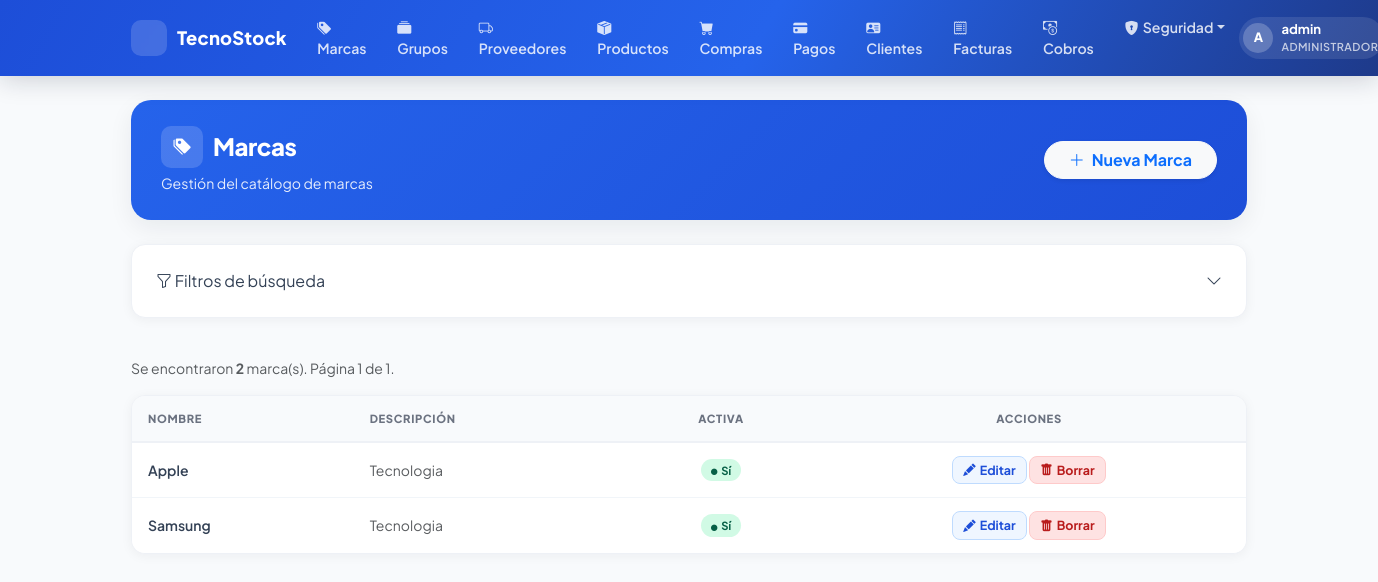
The page /brands/ (signed in) on the database as committed earlier.
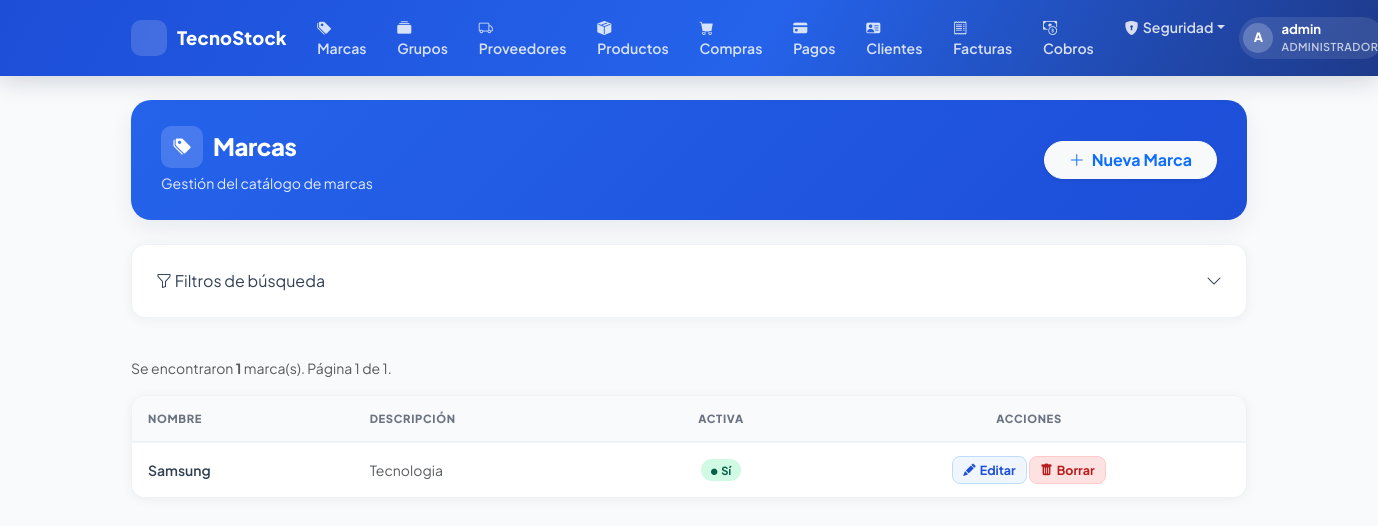
The same page on the database as committed later.
### billing/models.py (models this page shows, shortened)
class Brand(models.Model):
    name = models.CharField(max_length=100, unique=True, verbose_name='Nombre de la Marca')
    description = models.TextField(blank=True, null=True, verbose_name = 'Descripción')
    is_active = models.BooleanField(default=True, verbose_name = 'Activo')
    created_at = models.DateTimeField(auto_now_add=True, verbose_name = 'Creado el')
    updated_at = models.DateTimeField(auto_now=True, verbose_name = 'Actualizado el')
    class Meta:
        verbose_name = 'Marca'
        verbose_name_plural = 'Marcas'
        ordering = ['name']

### billing/views.py (the view)
# urls.py: path('brands/', views.BrandListView.as_view(), name='brand_list'),
@method_decorator(audit_action('LIST_BRANDS'), name='dispatch')
class BrandListView(LoginRequiredMixin,ExportMixin,GroupRequiredMixin, PermissionOrRedirectMixin, ListView):
    group_required = ['Administrador', 'Analista de Compras']
    permission_required = 'billing.view_brand'
    model = Brand
    template_name = 'billing/brand_list.html'
    context_object_name = 'items'
    paginate_by = 10
    export_filename = 'marcas'
    export_fields = [
        ('id', 'ID'),
        ('name', 'Nombre de la Marca'),
        ('description', 'Descripción'),
        ('is_active', 'Estado')
    ]
    def get_queryset(self):
        qs = super().get_queryset()
        p = self.request.GET
        if p.get('name'):
            qs = qs.filter(name__icontains=p['name'])
        is_active = p.get('is_active', '')
        if is_active == 'true':
            qs = qs.filter(is_active=True)
        elif is_active == 'false':
            qs = qs.filter(is_active=False)
        return qs
    def get_context_data(self, **kwargs):
        ctx = super().get_context_data(**kwargs)
        ctx['filter'] = self.request.GET
        filter_keys = ['name', 'is_active']
        ctx['has_active_filters'] = any(self.request.GET.get(k) for k in filter_keys)
        params = self.request.GET.copy()
        params.pop('page', None)
        ctx['query_string'] = params.urlencode()
        return ctx

### security/templatetags/security_tags.py (called while the page is built)
@register.filter(name='has_group')
def has_group(user, group_name):
    if not user.is_authenticated:
        return False
    if user.is_superuser:      # el superusuario ve todo
        return True
    return user.groups.filter(name=group_name).exists()

### shared/mixins.py (called while the page is built, shortened)
    def get(self, request, *args, **kwargs):
        export_format = request.GET.get('export')
        return super().get(request, *args, **kwargs)

    def get_context_data(self, **kwargs):
        ctx = super().get_context_data(**kwargs)
        params = self.request.GET.copy()
        params.pop('page', None)
        ctx['query_string'] = params.urlencode()
        fields = self.export_fields
        if not fields:
            fields = [(f.name, str(f.verbose_name).capitalize()) for f in self.model._meta.fields]
        ctx['available_columns'] = fields
        selected = self.request.GET.getlist('columns')
        if not selected:
            selected = [f[0] for f in fields]
        ctx['selected_columns'] = selected
        return ctx

### billing/templates/billing/brand_list.html (shortened to what this page needs)
{% extends 'billing/base.html' %}
{% block content %}
<div class="page-header d-flex justify-content-between align-items-center mb-4">
  <div>
    <h1><span class="header-icon"><i class="bi bi-tags-fill"></i></span>Marcas</h1>
    <p>Gestión del catálogo de marcas</p>
  </div>
  {% if perms.billing.add_brand %}
  <a href="{% url 'billing:brand_create' %}" class="btn btn-light fw-bold rounded-pill px-4 shadow-sm text-primary">
    <i class="bi bi-plus-lg me-1"></i> Nueva Marca
  </a>
  {% endif %}
</div>
<div class="glass-card p-4 mb-4">
  <div class="d-flex justify-content-between align-items-center filter-toggle-btn"
       data-bs-toggle="collapse"
       data-bs-target="#filterCollapse"
       aria-expanded="{% if has_active_filters %}true{% else %}false{% endif %}"
       aria-controls="filterCollapse">
    <div>
      <i class="bi bi-funnel"></i> Filtros de búsqueda
    </div>
    <div class="d-flex align-items-center gap-2">
      <i class="bi bi-chevron-down ms-1"></i>
    </div>
  </div>
</div>
<p class="text-muted small">
  Se encontraron <strong>{{ paginator.count }}</strong> marca(s).
  Página {{ page_obj.number }} de {{ paginator.num_pages }}.
</p>
<div class="products-table">
  <table class="table mb-0">
    <thead>
      <tr>
        {% if 'name' in selected_columns %}<th>Nombre</th>{% endif %}
        {% if 'description' in selected_columns %}<th>Descripción</th>{% endif %}
        {% if 'is_active' in selected_columns %}<th class="text-center">Activa</th>{% endif %}
        <th class="text-center">Acciones</th>
      </tr>
    </thead>
    <tbody>
      {% for brand in items %}
      <tr>
        {% if 'name' in selected_columns %}<td class="fw-semibold">{{ brand.name }}</td>{% endif %}
        {% if 'description' in selected_columns %}<td class="text-muted small">{{ brand.description|default:"—"|truncatechars:100 }}</td>{% endif %}
        {% if 'is_active' in selected_columns %}<td class="text-center">
          {% if brand.is_active %}
            <span class="badge-active"><i class="bi bi-circle-fill me-1" style="font-size:.4rem;"></i>Sí</span>
          {% else %}
            <span class="badge-inactive"><i class="bi bi-circle-fill me-1" style="font-size:.4rem;"></i>No</span>
          {% endif %}
        </td>{% endif %}
        <td class="text-center">
          {% if perms.billing.change_brand %}
          <a href="{% url 'billing:brand_update' brand.pk %}" class="btn-edit"><i class="bi bi-pencil-fill me-1"></i>Editar</a>
          {% endif %}
          {% if perms.billing.delete_brand %}
          <a href="{% url 'billing:brand_delete' brand.pk %}" class="btn-del"><i class="bi bi-trash-fill me-1"></i>Borrar</a>
          {% endif %}
        </td>
      </tr>
      {% endfor %}
    </tbody>
  </table>
</div>
{% endblock %}

Rows that differ between the two databases and show on the page:
removed Brand: name "Apple", description "Tecnologia", is_active True (drawn)
Other text that changed with them:
{{ paginator.count }}: "2" → "1"
